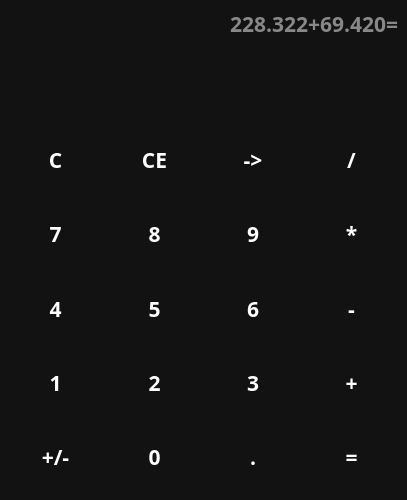
<?xml version="1.0" encoding="UTF-8"?>
<ui version="4.0">
 <class>MainWindow</class>
 <widget class="QMainWindow" name="MainWindow">
  <property name="geometry">
   <rect>
    <x>0</x>
    <y>0</y>
    <width>407</width>
    <height>500</height>
   </rect>
  </property>
  <property name="minimumSize">
   <size>
    <width>300</width>
    <height>500</height>
   </size>
  </property>
  <property name="windowTitle">
   <string>Калькулятор</string>
  </property>
  <property name="styleSheet">
   <string notr="true">QWidget {
	color: white;
	background-color: #121212;
	font-family: Rubik;
	font-size: 16pt;
	font-weight: 600;
}
QPushButton {
	background-color: transparent;
	border: none;
}
QPushButton:hover {
	background-color: #666;
}

QPushButton:pressed {
	background-color: #888;
}</string>
  </property>
  <widget class="QWidget" name="centralwidget">
   <layout class="QVBoxLayout" name="verticalLayout">
    <item>
     <widget class="QLabel" name="lbl_temp">
      <property name="sizePolicy">
       <sizepolicy hsizetype="Preferred" vsizetype="Maximum">
        <horstretch>0</horstretch>
        <verstretch>0</verstretch>
       </sizepolicy>
      </property>
      <property name="styleSheet">
       <string notr="true">color: #888;</string>
      </property>
      <property name="text">
       <string>228.322+69.420=</string>
      </property>
      <property name="alignment">
       <set>Qt::AlignRight|Qt::AlignTrailing|Qt::AlignVCenter</set>
      </property>
     </widget>
    </item>
    <item>
     <widget class="QLineEdit" name="le_entry">
      <property name="sizePolicy">
       <sizepolicy hsizetype="Expanding" vsizetype="Maximum">
        <horstretch>0</horstretch>
        <verstretch>0</verstretch>
       </sizepolicy>
      </property>
      <property name="styleSheet">
       <string notr="true">font-size: 40pt;
border: none;</string>
      </property>
      <property name="maxLength">
       <number>16</number>
      </property>
      <property name="alignment">
       <set>Qt::AlignRight|Qt::AlignTrailing|Qt::AlignVCenter</set>
      </property>
      <property name="readOnly">
       <bool>true</bool>
      </property>
     </widget>
    </item>
    <item>
     <layout class="QGridLayout" name="gridLayout">
      <item row="4" column="2">
       <widget class="QPushButton" name="btn_point">
        <property name="sizePolicy">
         <sizepolicy hsizetype="Minimum" vsizetype="Expanding">
          <horstretch>0</horstretch>
          <verstretch>0</verstretch>
         </sizepolicy>
        </property>
        <property name="text">
         <string>.</string>
        </property>
        <property name="shortcut">
         <string>.</string>
        </property>
       </widget>
      </item>
      <item row="2" column="3">
       <widget class="QPushButton" name="btn_sub">
        <property name="sizePolicy">
         <sizepolicy hsizetype="Minimum" vsizetype="Expanding">
          <horstretch>0</horstretch>
          <verstretch>0</verstretch>
         </sizepolicy>
        </property>
        <property name="text">
         <string>-</string>
        </property>
       </widget>
      </item>
      <item row="1" column="2">
       <widget class="QPushButton" name="btn_9">
        <property name="sizePolicy">
         <sizepolicy hsizetype="Minimum" vsizetype="Expanding">
          <horstretch>0</horstretch>
          <verstretch>0</verstretch>
         </sizepolicy>
        </property>
        <property name="text">
         <string>9</string>
        </property>
        <property name="shortcut">
         <string>9</string>
        </property>
       </widget>
      </item>
      <item row="0" column="2">
       <widget class="QPushButton" name="btn_backspace">
        <property name="sizePolicy">
         <sizepolicy hsizetype="Minimum" vsizetype="Expanding">
          <horstretch>0</horstretch>
          <verstretch>0</verstretch>
         </sizepolicy>
        </property>
        <property name="text">
         <string>-&gt;</string>
        </property>
       </widget>
      </item>
      <item row="1" column="1">
       <widget class="QPushButton" name="btn_8">
        <property name="sizePolicy">
         <sizepolicy hsizetype="Minimum" vsizetype="Expanding">
          <horstretch>0</horstretch>
          <verstretch>0</verstretch>
         </sizepolicy>
        </property>
        <property name="text">
         <string>8</string>
        </property>
        <property name="shortcut">
         <string>8</string>
        </property>
       </widget>
      </item>
      <item row="4" column="3">
       <widget class="QPushButton" name="btn_calc">
        <property name="sizePolicy">
         <sizepolicy hsizetype="Minimum" vsizetype="Expanding">
          <horstretch>0</horstretch>
          <verstretch>0</verstretch>
         </sizepolicy>
        </property>
        <property name="text">
         <string>=</string>
        </property>
        <property name="shortcut">
         <string>=</string>
        </property>
       </widget>
      </item>
      <item row="3" column="1">
       <widget class="QPushButton" name="btn_2">
        <property name="sizePolicy">
         <sizepolicy hsizetype="Minimum" vsizetype="Expanding">
          <horstretch>0</horstretch>
          <verstretch>0</verstretch>
         </sizepolicy>
        </property>
        <property name="text">
         <string>2</string>
        </property>
        <property name="shortcut">
         <string>2</string>
        </property>
       </widget>
      </item>
      <item row="2" column="0">
       <widget class="QPushButton" name="btn_4">
        <property name="sizePolicy">
         <sizepolicy hsizetype="Minimum" vsizetype="Expanding">
          <horstretch>0</horstretch>
          <verstretch>0</verstretch>
         </sizepolicy>
        </property>
        <property name="text">
         <string>4</string>
        </property>
        <property name="shortcut">
         <string>4</string>
        </property>
       </widget>
      </item>
      <item row="1" column="3">
       <widget class="QPushButton" name="btn_mul">
        <property name="sizePolicy">
         <sizepolicy hsizetype="Minimum" vsizetype="Expanding">
          <horstretch>0</horstretch>
          <verstretch>0</verstretch>
         </sizepolicy>
        </property>
        <property name="text">
         <string>*</string>
        </property>
        <property name="shortcut">
         <string>*</string>
        </property>
       </widget>
      </item>
      <item row="0" column="3">
       <widget class="QPushButton" name="btn_div">
        <property name="sizePolicy">
         <sizepolicy hsizetype="Minimum" vsizetype="Expanding">
          <horstretch>0</horstretch>
          <verstretch>0</verstretch>
         </sizepolicy>
        </property>
        <property name="text">
         <string>/</string>
        </property>
        <property name="shortcut">
         <string>/</string>
        </property>
       </widget>
      </item>
      <item row="3" column="0">
       <widget class="QPushButton" name="btn_1">
        <property name="sizePolicy">
         <sizepolicy hsizetype="Minimum" vsizetype="Expanding">
          <horstretch>0</horstretch>
          <verstretch>0</verstretch>
         </sizepolicy>
        </property>
        <property name="text">
         <string>1</string>
        </property>
        <property name="shortcut">
         <string>1</string>
        </property>
       </widget>
      </item>
      <item row="4" column="1">
       <widget class="QPushButton" name="btn_0">
        <property name="sizePolicy">
         <sizepolicy hsizetype="Minimum" vsizetype="Expanding">
          <horstretch>0</horstretch>
          <verstretch>0</verstretch>
         </sizepolicy>
        </property>
        <property name="text">
         <string>0</string>
        </property>
        <property name="shortcut">
         <string>0</string>
        </property>
       </widget>
      </item>
      <item row="3" column="3">
       <widget class="QPushButton" name="btn_add">
        <property name="sizePolicy">
         <sizepolicy hsizetype="Minimum" vsizetype="Expanding">
          <horstretch>0</horstretch>
          <verstretch>0</verstretch>
         </sizepolicy>
        </property>
        <property name="text">
         <string>+</string>
        </property>
       </widget>
      </item>
      <item row="1" column="0">
       <widget class="QPushButton" name="btn_7">
        <property name="sizePolicy">
         <sizepolicy hsizetype="Minimum" vsizetype="Expanding">
          <horstretch>0</horstretch>
          <verstretch>0</verstretch>
         </sizepolicy>
        </property>
        <property name="text">
         <string>7</string>
        </property>
        <property name="shortcut">
         <string>7</string>
        </property>
       </widget>
      </item>
      <item row="3" column="2">
       <widget class="QPushButton" name="btn_3">
        <property name="sizePolicy">
         <sizepolicy hsizetype="Minimum" vsizetype="Expanding">
          <horstretch>0</horstretch>
          <verstretch>0</verstretch>
         </sizepolicy>
        </property>
        <property name="text">
         <string>3</string>
        </property>
        <property name="shortcut">
         <string>3</string>
        </property>
       </widget>
      </item>
      <item row="2" column="1">
       <widget class="QPushButton" name="btn_5">
        <property name="sizePolicy">
         <sizepolicy hsizetype="Minimum" vsizetype="Expanding">
          <horstretch>0</horstretch>
          <verstretch>0</verstretch>
         </sizepolicy>
        </property>
        <property name="text">
         <string>5</string>
        </property>
        <property name="shortcut">
         <string>5</string>
        </property>
       </widget>
      </item>
      <item row="0" column="1">
       <widget class="QPushButton" name="btn_ce">
        <property name="sizePolicy">
         <sizepolicy hsizetype="Minimum" vsizetype="Expanding">
          <horstretch>0</horstretch>
          <verstretch>0</verstretch>
         </sizepolicy>
        </property>
        <property name="text">
         <string>CE</string>
        </property>
       </widget>
      </item>
      <item row="2" column="2">
       <widget class="QPushButton" name="btn_6">
        <property name="sizePolicy">
         <sizepolicy hsizetype="Minimum" vsizetype="Expanding">
          <horstretch>0</horstretch>
          <verstretch>0</verstretch>
         </sizepolicy>
        </property>
        <property name="text">
         <string>6</string>
        </property>
        <property name="shortcut">
         <string>6</string>
        </property>
       </widget>
      </item>
      <item row="0" column="0">
       <widget class="QPushButton" name="btn_clear">
        <property name="sizePolicy">
         <sizepolicy hsizetype="Minimum" vsizetype="Expanding">
          <horstretch>0</horstretch>
          <verstretch>0</verstretch>
         </sizepolicy>
        </property>
        <property name="cursor">
         <cursorShape>PointingHandCursor</cursorShape>
        </property>
        <property name="text">
         <string>C</string>
        </property>
       </widget>
      </item>
      <item row="4" column="0">
       <widget class="QPushButton" name="btn_neg">
        <property name="sizePolicy">
         <sizepolicy hsizetype="Minimum" vsizetype="Expanding">
          <horstretch>0</horstretch>
          <verstretch>0</verstretch>
         </sizepolicy>
        </property>
        <property name="text">
         <string>+/-</string>
        </property>
       </widget>
      </item>
     </layout>
    </item>
   </layout>
  </widget>
 </widget>
 <resources/>
 <connections/>
</ui>
